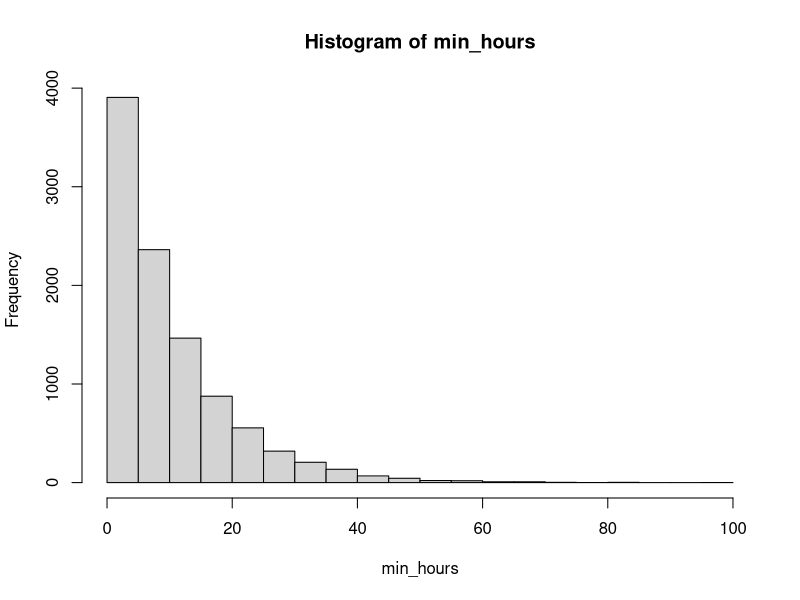

Here is the R script that generated this plot:
## ---- chunk 1
lights = 100
hours = 1000

#distribution of minimums
min_hours = c()
for (i in seq(10000)){
  min_hours = c(min_hours,min(rexp(100,1/hours)))
}
hist(min_hours)

#expected value (Also can calculate by 1000/100 = 10)

mean(min_hours)
## ---- chunk 2
mean = 10

var = 100/3

#chebyshev inequality
upper_bound = function(var,num){
  upper_bound = var/num^2
  if (upper_bound>=1){
    return (1)
  }else{
    return(upper_bound)
  }
}

#p(abs(m-10)>=2)
upper_bound(var,2)

#p(abs(m-10)>=5)
upper_bound(var,5)

#p(abs(m-10)>=9)
upper_bound(var,9)

#p(abs(m-10)>=20)
upper_bound(var,20)
